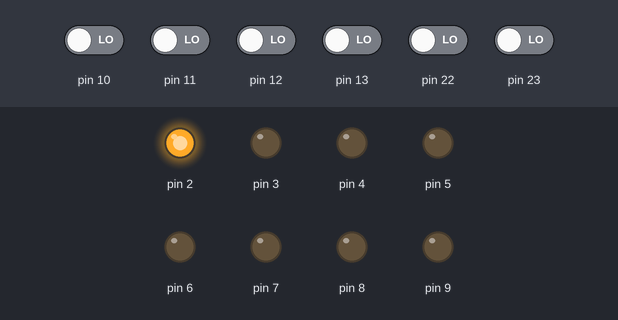
A sketch run on a simulated Arduino Uno, built with avr-gcc and run on an emulated ATmega328P. Parts: output pins drawn as LEDs (lit = HIGH). The inputs (shaded band) are chosen by the test bench; at power-on: pin 10–13, pin 22, pin 23 LOW.

Above: at 0.15 s.
At 1.05 s:
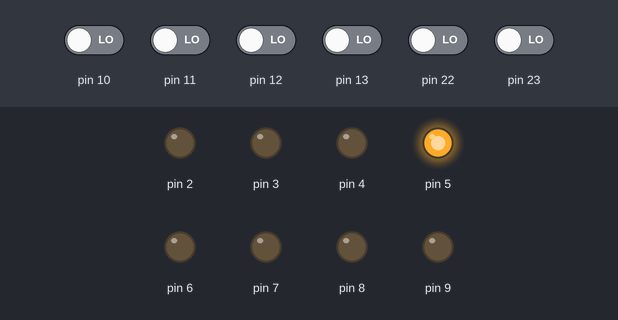
At 1.9 s:
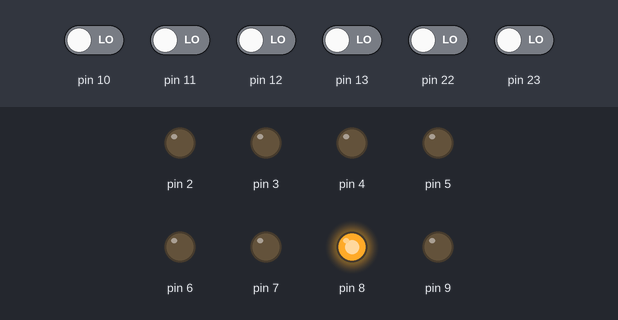
Timing chart, 0 to 3.4 s (numbered marks = the images above):
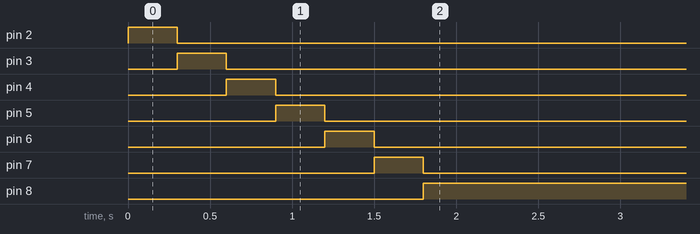

Measured:
- by itself, pin 2: LOW → HIGH at 0.00 s, → LOW 0.30 s later
- by itself, pin 3: LOW → HIGH at 0.30 s, → LOW 0.30 s later
- by itself, pin 4: LOW → HIGH at 0.60 s, → LOW 0.30 s later
- by itself, pin 5: LOW → HIGH at 0.90 s, → LOW 0.30 s later
- by itself, pin 6: LOW → HIGH at 1.2 s, → LOW 0.30 s later
- by itself, pin 7: LOW → HIGH at 1.5 s, → LOW 0.30 s later
- by itself, pin 8: LOW → HIGH at 1.8 s

The sketch:

2.ino
```cpp
void setup() {
  DDRD = 0b11111100;
  DDRB = 0b00000011;
}

void loop() {
  int i = 0;
  int a = 0b00000100;
  while(i<6){
    PORTD = a;
    if(PINB==0b00000000){
      a = a<<1;
      i++;
      delay(300);
    }
  }
  PORTD = 0b00000000;
  int b = 0b00000001;
  while(i<8){
    PORTB = b;
    if(PINB==0b00000000){
      b = b<<1;
      i++;
      delay(300);
    }
  }
  PORTB = 0b00000000;
}
```
